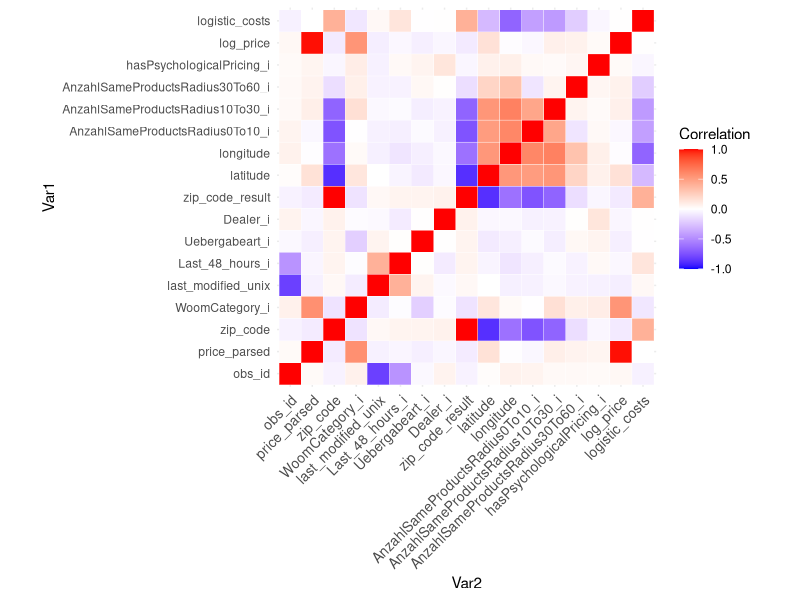

This chart was generated by the following R code:

library(dplyr)
library(ggplot2)
library(reshape2)

setwd(dirname(rstudioapi::getActiveDocumentContext()$path))

bikes <- read.csv(
  "data/willhaben_woom_bikes_sample.csv", 
  stringsAsFactors = TRUE)


bikes_selected <- bikes[, colnames(bikes)]
numeric_cols <- sapply(bikes_selected, is.numeric)
cor_data <- cor(bikes_selected[, numeric_cols])
cor_data_melted <- melt(cor_data)



### PRODUCE A CORRELATION HEATMAP ### 
png("heatmap.png", width = 800, height = 600, res = 120)

ggplot(cor_data_melted, aes(Var2, Var1, fill = value)) +
  geom_tile(color = "white") +
  scale_fill_gradient2(low = "blue", high = "red", mid = "white", 
                       midpoint = 0, limit = c(-1, 1), space = "Lab",
                       name = "Correlation") +
  theme_minimal() +
  theme(axis.text.x = element_text(angle = 45, vjust = 1, size = 10, hjust = 1)) +
  coord_fixed()

dev.off()
